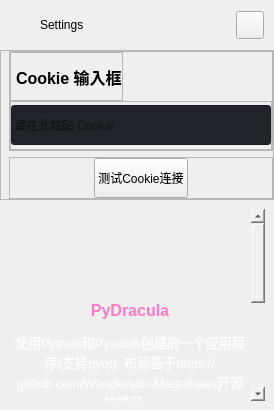
        <widget class="QFrame" name="extraLeftBox">
         <property name="minimumSize">
          <size>
           <width>0</width>
           <height>0</height>
          </size>
         </property>
         <property name="maximumSize">
          <size>
           <width>0</width>
           <height>16777215</height>
          </size>
         </property>
         <property name="styleSheet">
          <string notr="true">font: 12pt &quot;Microsoft YaHei UI&quot;;</string>
         </property>
         <property name="frameShape">
          <enum>QFrame::NoFrame</enum>
         </property>
         <property name="frameShadow">
          <enum>QFrame::Raised</enum>
         </property>
         <layout class="QVBoxLayout" name="extraColumLayout">
          <property name="spacing">
           <number>0</number>
          </property>
          <property name="leftMargin">
           <number>0</number>
          </property>
          <property name="topMargin">
           <number>0</number>
          </property>
          <property name="rightMargin">
           <number>0</number>
          </property>
          <property name="bottomMargin">
           <number>0</number>
          </property>
          <item>
           <widget class="QFrame" name="extraTopBg">
            <property name="minimumSize">
             <size>
              <width>0</width>
              <height>50</height>
             </size>
            </property>
            <property name="maximumSize">
             <size>
              <width>16777215</width>
              <height>50</height>
             </size>
            </property>
            <property name="frameShape">
             <enum>QFrame::NoFrame</enum>
            </property>
            <property name="frameShadow">
             <enum>QFrame::Raised</enum>
            </property>
            <layout class="QVBoxLayout" name="verticalLayout_5">
             <property name="spacing">
              <number>0</number>
             </property>
             <property name="leftMargin">
              <number>0</number>
             </property>
             <property name="topMargin">
              <number>0</number>
             </property>
             <property name="rightMargin">
              <number>0</number>
             </property>
             <property name="bottomMargin">
              <number>0</number>
             </property>
             <item>
              <layout class="QGridLayout" name="extraTopLayout">
               <property name="leftMargin">
                <number>10</number>
               </property>
               <property name="rightMargin">
                <number>10</number>
               </property>
               <property name="horizontalSpacing">
                <number>10</number>
               </property>
               <property name="verticalSpacing">
                <number>0</number>
               </property>
               <item row="0" column="0">
                <widget class="QFrame" name="extraIcon">
                 <property name="minimumSize">
                  <size>
                   <width>20</width>
                   <height>0</height>
                  </size>
                 </property>
                 <property name="maximumSize">
                  <size>
                   <width>20</width>
                   <height>20</height>
                  </size>
                 </property>
                 <property name="frameShape">
                  <enum>QFrame::NoFrame</enum>
                 </property>
                 <property name="frameShadow">
                  <enum>QFrame::Raised</enum>
                 </property>
                </widget>
               </item>
               <item row="0" column="1">
                <widget class="QLabel" name="extraLabel">
                 <property name="minimumSize">
                  <size>
                   <width>150</width>
                   <height>0</height>
                  </size>
                 </property>
                 <property name="text">
                  <string>Settings</string>
                 </property>
                </widget>
               </item>
               <item row="0" column="2">
                <widget class="QPushButton" name="extraCloseColumnBtn">
                 <property name="minimumSize">
                  <size>
                   <width>28</width>
                   <height>28</height>
                  </size>
                 </property>
                 <property name="maximumSize">
                  <size>
                   <width>28</width>
                   <height>28</height>
                  </size>
                 </property>
                 <property name="cursor">
                  <cursorShape>PointingHandCursor</cursorShape>
                 </property>
                 <property name="toolTip">
                  <string>Close left box</string>
                 </property>
                 <property name="text">
                  <string/>
                 </property>
                 <property name="icon">
                  <iconset resource="resources.qrc">
                   <normaloff>:/icons/images/icons/icon_close.png</normaloff>:/icons/images/icons/icon_close.png</iconset>
                 </property>
                 <property name="iconSize">
                  <size>
                   <width>20</width>
                   <height>20</height>
                  </size>
                 </property>
                </widget>
               </item>
              </layout>
             </item>
            </layout>
           </widget>
          </item>
          <item>
           <widget class="QFrame" name="extraContent">
            <property name="frameShape">
             <enum>QFrame::NoFrame</enum>
            </property>
            <property name="frameShadow">
             <enum>QFrame::Raised</enum>
            </property>
            <layout class="QVBoxLayout" name="verticalLayout_12">
             <property name="spacing">
              <number>0</number>
             </property>
             <property name="leftMargin">
              <number>0</number>
             </property>
             <property name="topMargin">
              <number>0</number>
             </property>
             <property name="rightMargin">
              <number>0</number>
             </property>
             <property name="bottomMargin">
              <number>0</number>
             </property>
             <item>
              <widget class="QFrame" name="frame_insert">
               <property name="minimumSize">
                <size>
                 <width>0</width>
                 <height>100</height>
                </size>
               </property>
               <property name="styleSheet">
                <string notr="true"/>
               </property>
               <property name="frameShape">
                <enum>QFrame::StyledPanel</enum>
               </property>
               <property name="frameShadow">
                <enum>QFrame::Raised</enum>
               </property>
               <layout class="QVBoxLayout" name="verticalLayout_21">
                <property name="spacing">
                 <number>6</number>
                </property>
                <property name="leftMargin">
                 <number>8</number>
                </property>
                <property name="topMargin">
                 <number>0</number>
                </property>
                <property name="rightMargin">
                 <number>0</number>
                </property>
                <property name="bottomMargin">
                 <number>0</number>
                </property>
                <item>
                 <widget class="QFrame" name="frame_11">
                  <property name="minimumSize">
                   <size>
                    <width>0</width>
                    <height>100</height>
                   </size>
                  </property>
                  <property name="frameShape">
                   <enum>QFrame::StyledPanel</enum>
                  </property>
                  <property name="frameShadow">
                   <enum>QFrame::Raised</enum>
                  </property>
                  <layout class="QVBoxLayout" name="verticalLayout_7">
                   <property name="spacing">
                    <number>0</number>
                   </property>
                   <property name="leftMargin">
                    <number>0</number>
                   </property>
                   <property name="topMargin">
                    <number>0</number>
                   </property>
                   <property name="rightMargin">
                    <number>0</number>
                   </property>
                   <property name="bottomMargin">
                    <number>0</number>
                   </property>
                   <item alignment="Qt::AlignLeft">
                    <widget class="QFrame" name="frame_2">
                     <property name="frameShape">
                      <enum>QFrame::StyledPanel</enum>
                     </property>
                     <property name="frameShadow">
                      <enum>QFrame::Raised</enum>
                     </property>
                     <layout class="QHBoxLayout" name="horizontalLayout_10">
                      <property name="spacing">
                       <number>0</number>
                      </property>
                      <property name="leftMargin">
                       <number>5</number>
                      </property>
                      <property name="topMargin">
                       <number>0</number>
                      </property>
                      <property name="rightMargin">
                       <number>0</number>
                      </property>
                      <property name="bottomMargin">
                       <number>0</number>
                      </property>
                      <item>
                       <widget class="QLabel" name="label_4">
                        <property name="minimumSize">
                         <size>
                          <width>95</width>
                          <height>0</height>
                         </size>
                        </property>
                        <property name="font">
                         <font>
                          <family>Microsoft YaHei UI</family>
                          <pointsize>12</pointsize>
                          <italic>false</italic>
                          <bold>true</bold>
                         </font>
                        </property>
                        <property name="styleSheet">
                         <string notr="true">font: 700 12pt &quot;Microsoft YaHei UI&quot;;</string>
                        </property>
                        <property name="text">
                         <string>Cookie 输入框</string>
                        </property>
                       </widget>
                      </item>
                     </layout>
                    </widget>
                   </item>
                   <item>
                    <widget class="QFrame" name="frame">
                     <property name="frameShape">
                      <enum>QFrame::StyledPanel</enum>
                     </property>
                     <property name="frameShadow">
                      <enum>QFrame::Raised</enum>
                     </property>
                     <layout class="QHBoxLayout" name="horizontalLayout_6">
                      <property name="spacing">
                       <number>0</number>
                      </property>
                      <property name="leftMargin">
                       <number>0</number>
                      </property>
                      <property name="topMargin">
                       <number>0</number>
                      </property>
                      <property name="rightMargin">
                       <number>0</number>
                      </property>
                      <property name="bottomMargin">
                       <number>0</number>
                      </property>
                      <item>
                       <widget class="QLineEdit" name="line_edit_cookie">
                        <property name="minimumSize">
                         <size>
                          <width>260</width>
                          <height>40</height>
                         </size>
                        </property>
                        <property name="maximumSize">
                         <size>
                          <width>16777215</width>
                          <height>16777215</height>
                         </size>
                        </property>
                        <property name="cursor">
                         <cursorShape>IBeamCursor</cursorShape>
                        </property>
                        <property name="styleSheet">
                         <string notr="true">font:  600 11pt &quot;Microsoft YaHei UI&quot;;
background-color: rgb(33, 37, 43);</string>
                        </property>
                        <property name="text">
                         <string/>
                        </property>
                        <property name="placeholderText">
                         <string>请在此粘贴 Cookie</string>
                        </property>
                       </widget>
                      </item>
                     </layout>
                    </widget>
                   </item>
                  </layout>
                 </widget>
                </item>
                <item>
                 <widget class="QFrame" name="frame_3">
                  <property name="styleSheet">
                   <string notr="true">
QPushButton{	
	background-color: rgb(40, 50, 80);
	font: 550 22px
}
QPushButton:hover{
	background-color: rgb(98, 114, 164);
}

QPushButton:pressed{	
	background-color: rgb(189, 147, 249);
	color: rgb(255, 255, 255);
};

</string>
                  </property>
                  <property name="frameShape">
                   <enum>QFrame::StyledPanel</enum>
                  </property>
                  <property name="frameShadow">
                   <enum>QFrame::Raised</enum>
                  </property>
                  <layout class="QVBoxLayout" name="verticalLayout_16">
                   <property name="spacing">
                    <number>0</number>
                   </property>
                   <property name="leftMargin">
                    <number>0</number>
                   </property>
                   <property name="topMargin">
                    <number>0</number>
                   </property>
                   <property name="rightMargin">
                    <number>0</number>
                   </property>
                   <property name="bottomMargin">
                    <number>0</number>
                   </property>
                   <item alignment="Qt::AlignHCenter">
                    <widget class="QPushButton" name="btn_check_cookie">
                     <property name="sizePolicy">
                      <sizepolicy hsizetype="Expanding" vsizetype="Fixed">
                       <horstretch>0</horstretch>
                       <verstretch>0</verstretch>
                      </sizepolicy>
                     </property>
                     <property name="minimumSize">
                      <size>
                       <width>0</width>
                       <height>40</height>
                      </size>
                     </property>
                     <property name="cursor">
                      <cursorShape>PointingHandCursor</cursorShape>
                     </property>
                     <property name="layoutDirection">
                      <enum>Qt::LeftToRight</enum>
                     </property>
                     <property name="styleSheet">
                      <string notr="true"/>
                     </property>
                     <property name="text">
                      <string>测试Cookie连接</string>
                     </property>
                     <property name="icon">
                      <iconset resource="resources.qrc">
                       <normaloff>:/icons/images/icons/cil-reload.png</normaloff>:/icons/images/icons/cil-reload.png</iconset>
                     </property>
                    </widget>
                   </item>
                  </layout>
                 </widget>
                </item>
               </layout>
              </widget>
             </item>
             <item>
              <widget class="QFrame" name="extraCenter">
               <property name="frameShape">
                <enum>QFrame::NoFrame</enum>
               </property>
               <property name="frameShadow">
                <enum>QFrame::Raised</enum>
               </property>
               <layout class="QVBoxLayout" name="verticalLayout_10">
                <item>
                 <widget class="QTextEdit" name="textEdit">
                  <property name="minimumSize">
                   <size>
                    <width>222</width>
                    <height>0</height>
                   </size>
                  </property>
                  <property name="cursor" stdset="0">
                   <cursorShape>OpenHandCursor</cursorShape>
                  </property>
                  <property name="styleSheet">
                   <string notr="true">background: transparent;</string>
                  </property>
                  <property name="frameShape">
                   <enum>QFrame::NoFrame</enum>
                  </property>
                  <property name="readOnly">
                   <bool>true</bool>
                  </property>
                  <property name="html">
                   <string>&lt;!DOCTYPE HTML PUBLIC &quot;-//W3C//DTD HTML 4.0//EN&quot; &quot;http://www.w3.org/TR/REC-html40/strict.dtd&quot;&gt;
&lt;html&gt;&lt;head&gt;&lt;meta name=&quot;qrichtext&quot; content=&quot;1&quot; /&gt;&lt;meta charset=&quot;utf-8&quot; /&gt;&lt;style type=&quot;text/css&quot;&gt;
p, li { white-space: pre-wrap; }
hr { height: 1px; border-width: 0; }
li.unchecked::marker { content: &quot;\2610&quot;; }
li.checked::marker { content: &quot;\2612&quot;; }
&lt;/style&gt;&lt;/head&gt;&lt;body style=&quot; font-family:'Microsoft YaHei UI'; font-size:12pt; font-weight:400; font-style:normal;&quot;&gt;
&lt;p style=&quot;-qt-paragraph-type:empty; margin-top:0px; margin-bottom:0px; margin-left:0px; margin-right:0px; -qt-block-indent:0; text-indent:0px;&quot;&gt;&lt;br /&gt;&lt;/p&gt;
&lt;p style=&quot;-qt-paragraph-type:empty; margin-top:0px; margin-bottom:0px; margin-left:0px; margin-right:0px; -qt-block-indent:0; text-indent:0px;&quot;&gt;&lt;br /&gt;&lt;/p&gt;
&lt;p style=&quot;-qt-paragraph-type:empty; margin-top:0px; margin-bottom:0px; margin-left:0px; margin-right:0px; -qt-block-indent:0; text-indent:0px;&quot;&gt;&lt;br /&gt;&lt;/p&gt;
&lt;p style=&quot;-qt-paragraph-type:empty; margin-top:0px; margin-bottom:0px; margin-left:0px; margin-right:0px; -qt-block-indent:0; text-indent:0px;&quot;&gt;&lt;br /&gt;&lt;/p&gt;
&lt;p align=&quot;center&quot; style=&quot; margin-top:12px; margin-bottom:12px; margin-left:0px; margin-right:0px; -qt-block-indent:0; text-indent:0px;&quot;&gt;&lt;span style=&quot; font-family:'Segoe UI'; font-weight:600; color:#ff79c6;&quot;&gt;PyDracula&lt;/span&gt;&lt;/p&gt;
&lt;p align=&quot;center&quot; style=&quot; margin-top:12px; margin-bottom:12px; margin-left:0px; margin-right:0px; -qt-block-indent:0; text-indent:0px;&quot;&gt;&lt;span style=&quot; font-family:'Segoe UI'; font-size:10pt; color:#ffffff;&quot;&gt;使用Python和Pyside6创建的一个应用程序(支持pyqt), 布局基于https://github.com/Wanderson-Magalhaes开源的项目。&lt;/span&gt;&lt;/p&gt;
&lt;p align=&quot;center&quot; style=&quot; margin-top:12px; margin-bottom:12px; margin-left:0px; margin-right:0px; -qt-block-indent:0; text-indent:0px;&quot;&gt;&lt;span style=&quot; font-family:'Segoe UI'; font-size:10pt; color:#ffffff;&quot;&gt;MIT License&lt;/span&gt;&lt;/p&gt;
&lt;p align=&quot;center&quot; style=&quot; margin-top:12px; margin-bottom:12px; margin-left:0px; margin-right:0px; -qt-block-indent:0; text-indent:0px;&quot;&gt;&lt;span style=&quot; font-family:'Segoe UI'; font-size:10pt; color:#bd93f9;&quot;&gt;Created by: frica01&lt;/span&gt;&lt;/p&gt;
&lt;p align=&quot;center&quot; style=&quot; margin-top:12px; margin-bottom:12px; margin-left:0px; margin-right:0px; -qt-block-indent:0; text-indent:0px;&quot;&gt;&lt;span style=&quot; font-family:'Segoe UI'; font-weight:600; color:#ff79c6;&quot;&gt;如何使用&lt;/span&gt;&lt;/p&gt;
&lt;p align=&quot;center&quot; style=&quot; margin-top:12px; margin-bottom:12px; margin-left:0px; margin-right:0px; -qt-block-indent:0; text-indent:0px;&quot;&gt;&lt;span style=&quot; font-family:'Segoe UI'; font-size:9pt; color:#ffffff;&quot;&gt;看说明文档（双击打开）&lt;/span&gt;&lt;/p&gt;
&lt;p align=&quot;center&quot; style=&quot; margin-top:12px; margin-bottom:12px; margin-left:0px; margin-right:0px; -qt-block-indent:0; text-indent:0px;&quot;&gt;&lt;span style=&quot; font-family:'Segoe UI'; font-weight:600; color:#ff79c6;&quot;&gt;遇到问题&lt;/span&gt;&lt;/p&gt;
&lt;p align=&quot;center&quot; style=&quot; margin-top:12px; margin-bottom:12px; margin-left:0px; margin-right:0px; -qt-block-indent:0; text-indent:0px;&quot;&gt;&lt;span style=&quot; font-family:'Segoe UI'; font-size:9pt; color:#ffffff;&quot;&gt;提交issues&lt;/span&gt;&lt;/p&gt;&lt;/body&gt;&lt;/html&gt;</string>
                  </property>
                 </widget>
                </item>
               </layout>
              </widget>
             </item>
            </layout>
           </widget>
          </item>
         </layout>
        </widget>
